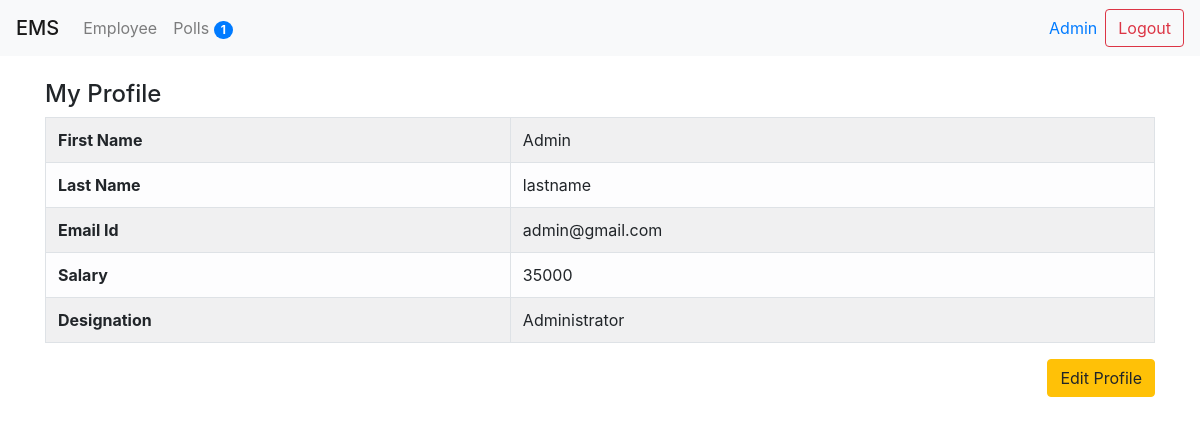
/profile/ (signed in), run on the app's committed database.
### employee/models.py (models this page shows, shortened)
class Profile(models.Model):
    user = models.OneToOneField(User, on_delete=models.CASCADE)
    designation = models.CharField(max_length=20, null=False, blank=False)
    salary = models.IntegerField(null=True, blank=True)
    class Meta:
        ordering = ('-salary',)

### employee/views.py (the view)
# urls.py: path('profile/', MyProfile.as_view(), name="my_profile"),
class MyProfile(DetailView):
    template_name = 'auth/profile.html'
    def get_object(self):
        return self.request.user.profile

### poll/context_processors.py (called while the page is built)
def polls_count(request):
    count = Question.objects.count()
    print("Polls count - ", count)
    return {"polls_count": count}

### ems/templates/auth/profile.html
{% extends 'base.html' %}
{% block content %}
<br>
<h4>My Profile</h4>
    <table class="table table-light table-bordered table-striped">
        <tbody>
            <tr>
                <th>First Name</th>
                <td>{{object.user.first_name}}</td>
            </tr>
            <tr>
                <th>Last Name</th>
                <td>{{object.user.last_name}}</td>
            </tr>
            <tr>
                <th>Email Id</th>
                <td>{{object.user.email}}</td>
            </tr>
            <tr>
                <th>Salary</th>
                <td>{{object.salary}}</td>
            </tr>
            <tr>
                <th>Designation</th>
                <td>{{object.designation}}</td>
            </tr>
        </tbody>
    </table>
    <div class="text-right">
        <a class="btn btn-warning" href="{%  url 'update_profile' %}">Edit Profile</a>
    </div>
{% endblock content %}

### ems/templates/header.html (shortened to what this page needs)
{% load poll_extras %}
<div class="navbar navbar-expand-lg navbar-light bg-light">
    <span class="navbar-brand mb-0 h1">EMS</span>
    <div class="collapse navbar-collapse" id="navbarNav">
        <ul class="navbar-nav">
            <li class="nav-item">
                <a class="nav-link" href="{% url 'employee_list' %}">
                    {{"employee" | capfirst}}
                </a>
            </li>
            <li class="nav-item">
                <a class="nav-link" href="{% url 'polls_list' %}">
                    {{"Polls" | capfirst}}
                    <span class="badge badge-primary badge-pill ">{{polls_count}}</span>
                </a>
            </li>
        </ul>
    </div>
    <form class="form-inline my-2 my-lg-0" method="POST" action="{% url 'user_logout' %}">
        <a href="{% url 'my_profile' %}">
            <span class="mr-sm-2">{{request.user.first_name}}</spans>
        </a>
        <input type="submit" class="btn btn-outline-danger my-2 my-sm-0" value="Logout">
    </form>
</div>

### data on the page
Profile: user.first_name "Admin", user.last_name "lastname", user.email "admin@gmail.com", salary "35000", designation "Administrator"

### other printed values
{{ "employee" | capfirst }} "Employee"
{{ "Polls" | capfirst }} "Polls"
{{ polls_count }} "1"
{{ request.user.first_name }} "Admin"
